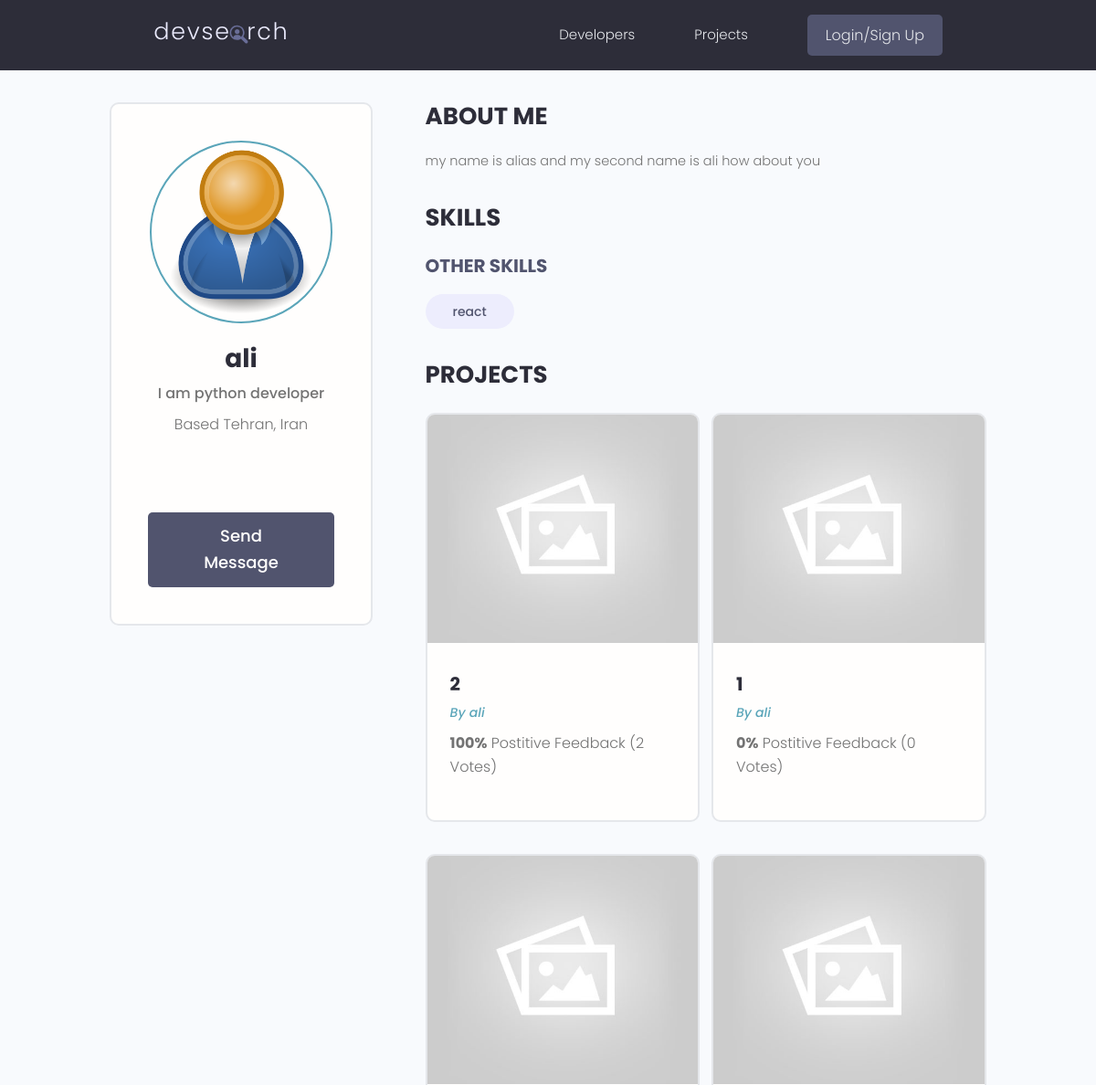
Page /profile/cf53769e3c154c5dbdb89108915df659/ (upper part) on the earlier database version.
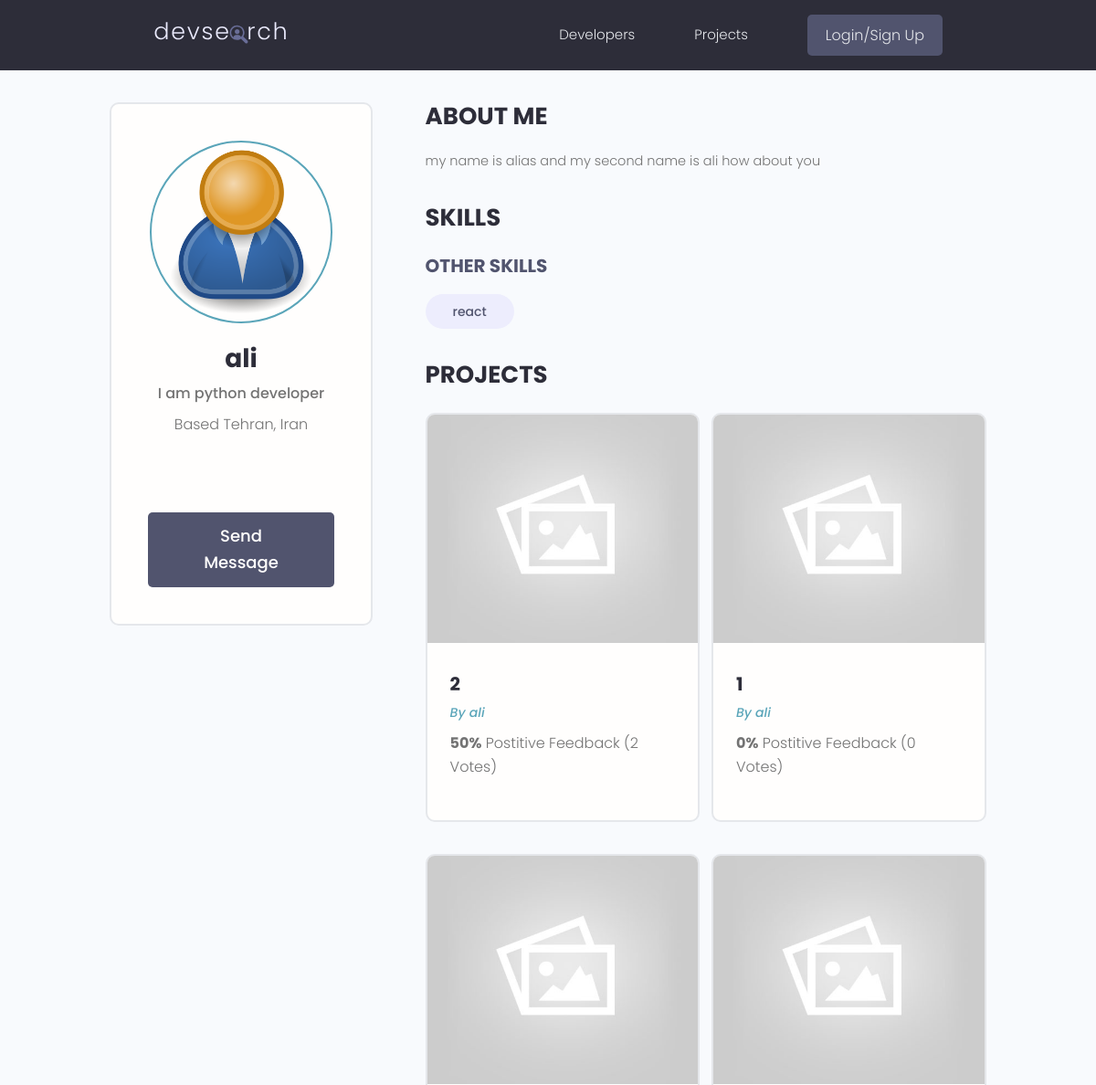
Same page on the later database version.
### projects/models.py (models this page shows, shortened)
class Project(models.Model):
    owner = models.ForeignKey(Profile, on_delete=models.SET_NULL, null=True, blank=True)
    title = models.CharField(max_length=200)
    description = models.TextField(null=True, blank=True)
    featured_image = models.ImageField(null=True, blank=True, default='default.jpg')
    demo_link = models.CharField(max_length=2000, null=True, blank=True)
    source_link = models.CharField(max_length=2000, null=True, blank=True)
    tags = models.ManyToManyField('Tag', blank=True)
    vote_total = models.IntegerField(default=0, null=True, blank=True)
    vote_ratio = models.IntegerField(default=0, null=True, blank=True)
    created = models.DateTimeField(auto_now_add=True)
    id = models.UUIDField(default=uuid.uuid4, unique=True, primary_key=True, editable=False)
    class Meta:
        ordering = ['-vote_ratio', '-vote_total', 'title']

### users/models.py (models this page shows, shortened)
class Profile(models.Model):
    user = models.OneToOneField(User, on_delete=models.CASCADE, null=True, blank=True)
    name = models.CharField(max_length=200, null=True, blank=True)
    email = models.EmailField(max_length=500, null=True, blank=True)
    username = models.CharField(max_length=200, null=True, blank=True)
    location = models.CharField(max_length=200, null=True, blank=True)
    short_intro = models.CharField(max_length=200, null=True, blank=True)
    bio = models.TextField(null=True, blank=True)
    profile_image = models.ImageField(null=True, blank=True, upload_to='profiles/', default='profiles/user-default.png')
    social_github = models.CharField(max_length=200, null=True, blank=True)
    social_twitter = models.CharField(max_length=200, null=True, blank=True)
    social_linkedin = models.CharField(max_length=200, null=True, blank=True)
    social_youtube = models.CharField(max_length=200, null=True, blank=True)
    social_website = models.CharField(max_length=200, null=True, blank=True)
    created = models.DateTimeField(auto_now_add=True)
    id = models.UUIDField(default=uuid.uuid4, unique=True, primary_key=True, editable=False)

### users/views.py (the view)
# urls.py: path('profile/<str:pk>/', views.userProfile, name='user-profile'),
def userProfile(request, pk):
    profile = Profile.objects.get(id=pk)
    topSkills = profile.skill_set.exclude(description__exact='')
    otherSkills = profile.skill_set.filter(description='')
    context = {'profile': profile, 'topSkills':topSkills, 'otherSkills':otherSkills}
    return render(request, 'users/user-profile.html', context)

### users/models.py (called while the page is built)
    def __str__(self):
        return str(self.name)

### users/templates/users/user-profile.html (shortened to what this page needs)
{% extends 'main.html' %}
{% block content %}
<main class="profile my-md">
    <div class="container">
      <div class="layout">
        <div class="column column--1of3">
          <div class="card text-center">
            <div class="card__body dev">
              <img class="avatar avatar--xl" src="{{profile.profile_image.url}}" />
              <h2 class="dev__name">{{profile.name}}</h2>
              <p class="dev__title">{{profile.short_intro}}</p>
              <p class="dev__location">Based {{profile.location}}</p>
              <ul class="dev__social">
              </ul>
              {% if request.user.profile.id != profile.id %}
              <a href="{% url 'create-message' profile.id %}" class="btn btn--sub btn--lg">Send Message </a>
              {% endif %}
            </div>
          </div>
        </div>
        <div class="column column--2of3">
          <div class="devInfo">
            <h3 class="devInfo__title">About Me</h3>
            <p class="devInfo__about">{{profile.bio}}</p>
          </div>
          <div class="devInfo">
            <h3 class="devInfo__title">Skills</h3>
            <div class="devInfo__skills">
              <h3 class="devInfo__subtitle">Other Skills</h3>
              <div class="devInfo__otherSkills">
                {% for skill in otherSkills %}
                <span class="tag tag--pill tag--sub tag--lg">
                  <small>{{skill}}</small>
                </span>
                {% endfor %}
              </div>
            </div>
          </div>
          <div class="devInfo">
            <h3 class="devInfo__title">Projects</h3>
            <div class="grid grid--two">
              {% for project in profile.project_set.all %}
              <div class="column">
                <div class="card project">
                  <a href="{% url 'project' project.id %}" class="project">
                    <img class="project__thumbnail" src="{{project.featured_image.url}}" alt="project thumbnail" />
                    <div class="card__body">
                      <h3 class="project__title">{{project.title}}</h3>
                      <p><a class="project__author" href="{% url 'user-profile' project.owner.id %}">By {{project.owner.name}}</a></p>
                      <p class="project--rating">
                        <span style="font-weight: bold;">{{project.vote_ratio}}%</span> Postitive
                        Feedback ({{project.vote_total}} Vote{{project.vote_total|pluralize:'s'}})
                      </p>
                    </div>
                  </a>
                </div>
              </div>
              {% endfor %}
            </div>
          </div>
        </div>
      </div>
    </div>
  </main>
{% endblock content %}

Differences in the rows shown:
changed Project (number 1 of 4 on the later page): vote_ratio "100" → "50"
